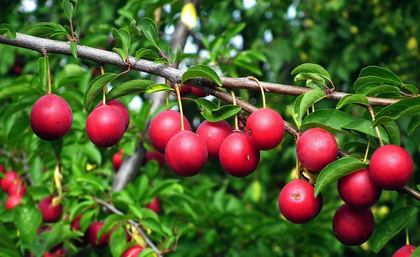
%> input picture Project6/fruit on tree.tif, 420 x 257 px, shrunk from 1200 x 733 before the run
$ octave pj6.m   (GNU Octave 9; MATLAB toolbox functions it lacks are replaced by stand-ins)
%> lines starting %> are read from the running program, lines starting %| are printed output that depends on the picture; in (x1, y1, x2, y2) boxes, pixels count from 0 and x2, y2 are one past the last pixel; in counts of white or black regions, pixels touching at a corner belong together; the program's own positions count from 1
clear all;
close all;
image = im2double(imread("fruit on tree.tif"));
r = image(:, :, 1);
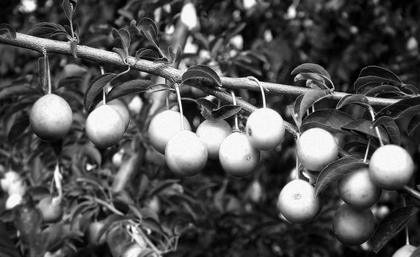
%> r: size 257x420 double; min 0, max 1, mean 0.323

r_ = im2uint8(r);
[counts,x] = imhist(r_,256);
%> counts = 256 values, max 1318 at index 29, min 17 at index 254, mean 421.6; x = 256 values from 0 to 255
global_var = var(double(r_(:)));
%> global_var = 4765.8
global_mean = mean(double(r_(:)));
%> global_mean = 82.39
between_class_var = zeros(255);
for i=1:255
    P = sum(counts(1:i))/sum(counts(:));
    m = (counts(1:i)/sum(counts(:)))'*(1:i)';
    between_class_var(i) = (global_mean*P-m)^2/(P*(1-P));
end
%> this loop made 255 passes
%> (P, m) on passes 1 to 3: (0.00191, 0.00191), (0.00423, 0.00656), (0.00698, 0.0148)
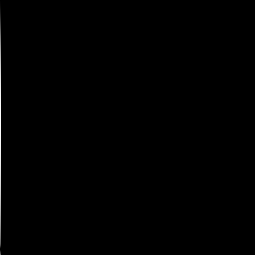
%> between_class_var: size 255x255 double; min 0, max 3412.6, mean 9.4; drawn with min black and max white
figure;
plot(1:255, between_class_var);
title("between class var");
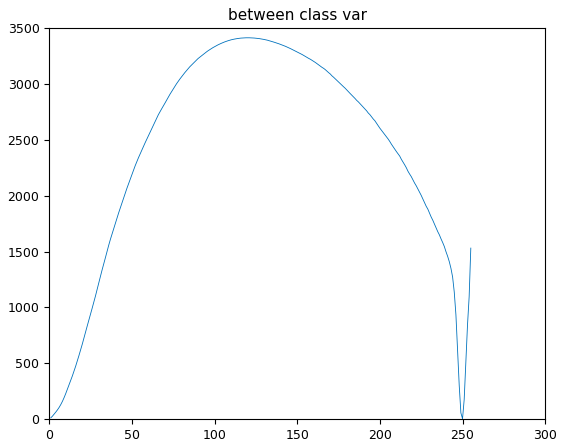
%> figure redrawn from the program's plot data; curve peaks at x = 120, y = 3412.6

T = graythresh(r);
%> T = 0.486
x_size = size(image,1);
%> x_size = 257
y_size = size(image,2);
%> y_size = 420

for x=1:x_size
   for y=1:y_size
       if image(x, y, 1) < T
           image_otsu(x, y, 1) = 0.5;
           image_otsu(x, y, 2) = 0.5;
           image_otsu(x, y, 3) = 0.5;
       else
           image_otsu(x, y, 1) = image(x ,y, 1);
           image_otsu(x, y, 2) = image(x ,y, 2);
           image_otsu(x, y, 3) = image(x ,y, 3);
       end
   end
end
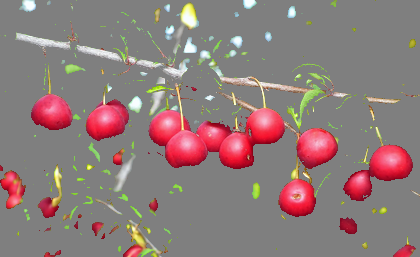
%> image_otsu: size 257x420x3 double; mean R, G, B 0.559, 0.485, 0.482
figure;
imshow(image);
title("original");
figure;
imshow(image_otsu);
title("otsu");

for threshold=[1,5,10]
    [L,centers] = imsegkmeans(im2uint8(image),2, 'Threshold', threshold);

    figure;
    %imshow(double(L)/double(max(max(L))));
    imagesc(uint8(L));
    s = sprintf("k-mean clustering, threshold=%5f",threshold);
    title(s);
end
%> this loop made 3 passes
%> centers on passes 1 to 3: [52 78 25; 179 138 111], [179 138 111; 52 78 25], [179 138 111; 52 78 25]
%> pass 1, `[L,centers] = imsegkmeans(im2uint8(image),2, 'Threshold', threshold);`:
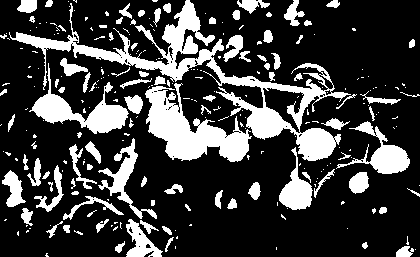
%> L: size 257x420 uint8; values 1 (black) and 2 (white), 23.9% white; 260 white regions (165 under 20 px), largest, box (x1, y1, x2, y2) and area: (9, 0, 351, 161) 7982, (145, 83, 252, 162) 3816, (29, 63, 129, 134) 2045
%> pass 1, `title(s);`:
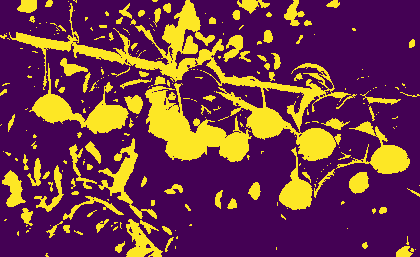
%> displayed picture: size 257x420x3, on the screen's scale of 0 to 255; mean R, G, B 112.2, 55.9, 72.8
%> pass 2, `title(s);`:
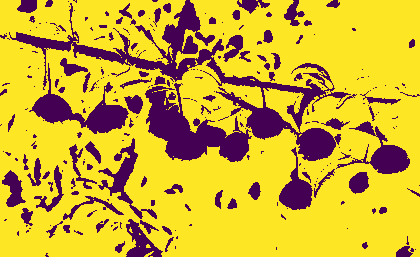
%> displayed picture: size 257x420x3, on the screen's scale of 0 to 255; mean R, G, B 208.8, 176.1, 48.2
